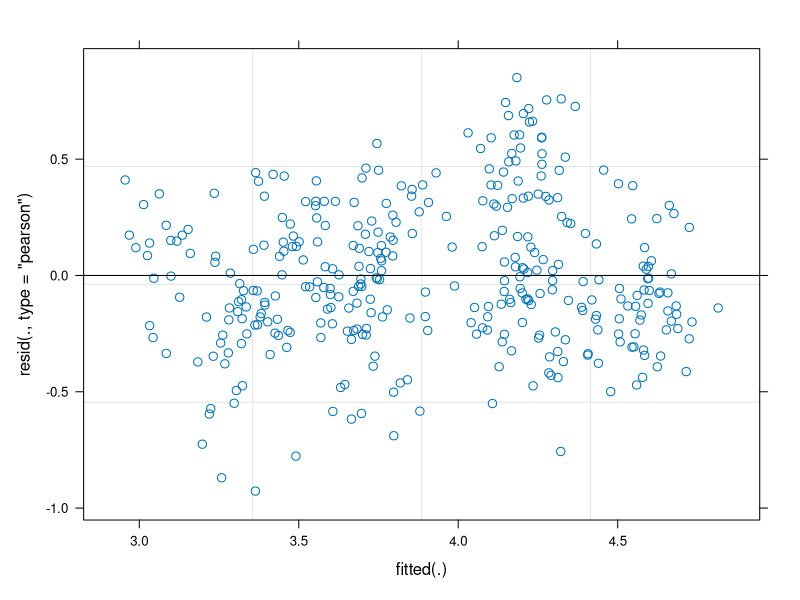
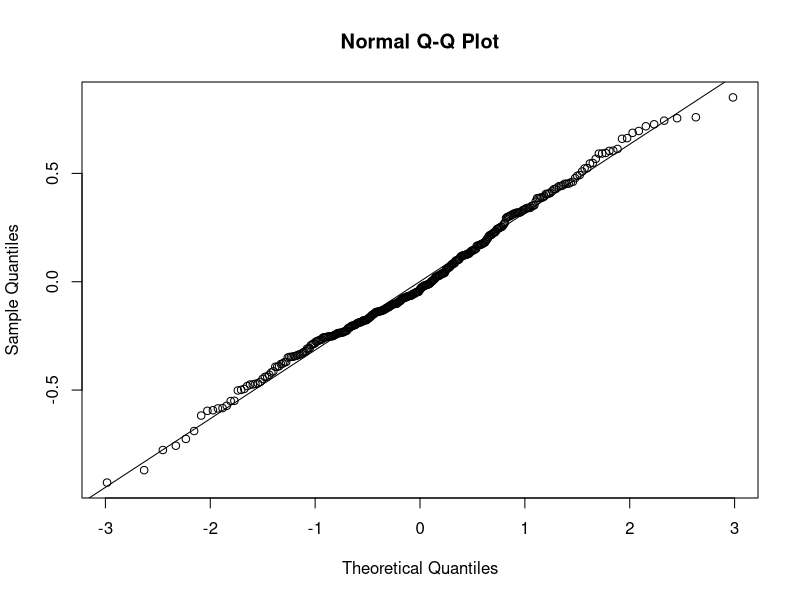
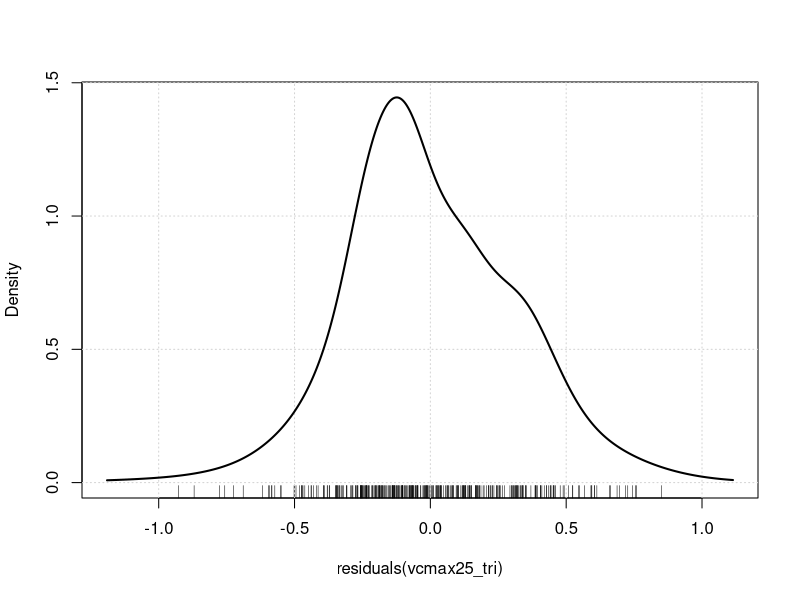
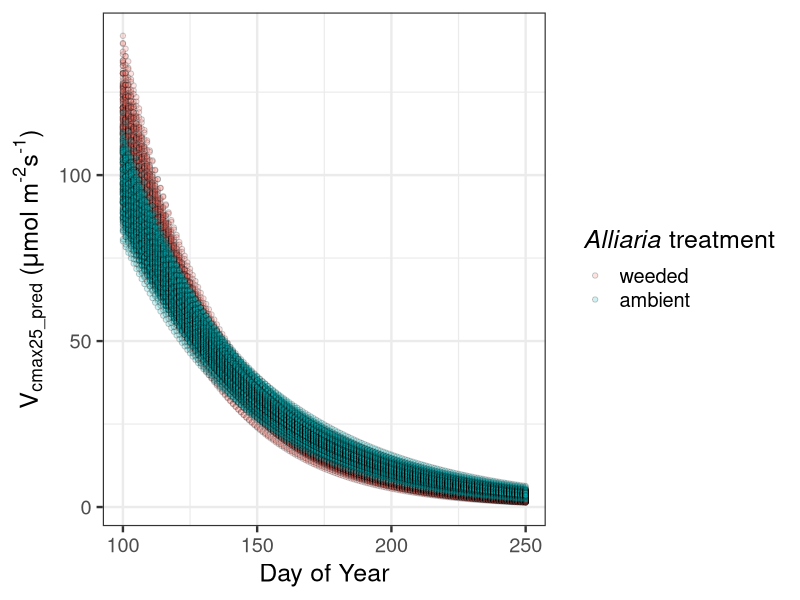
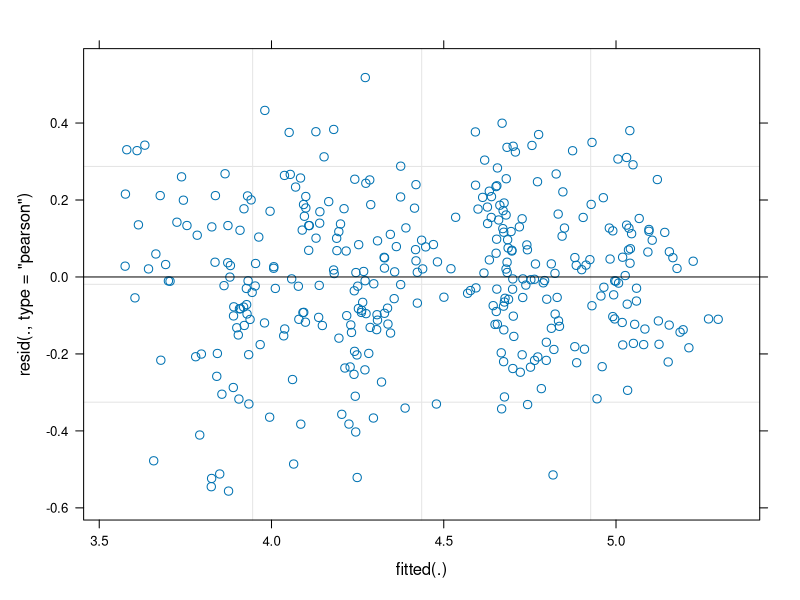
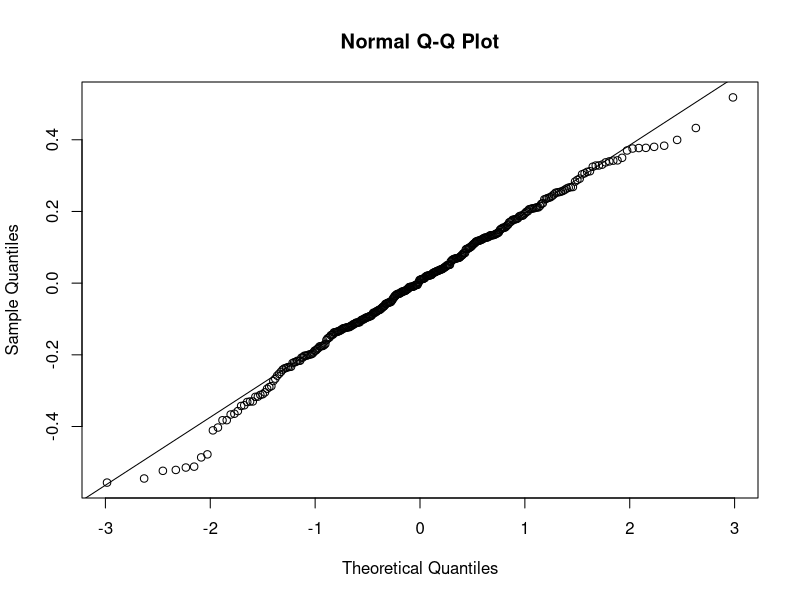
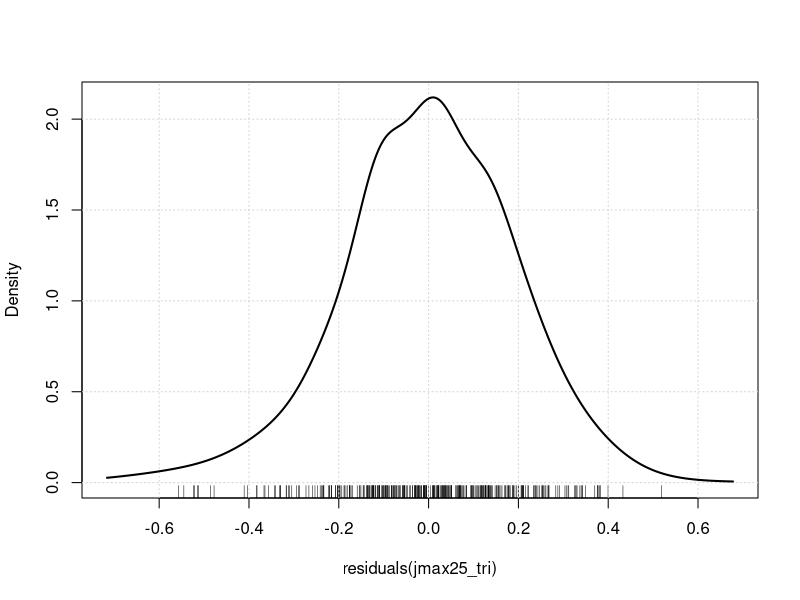
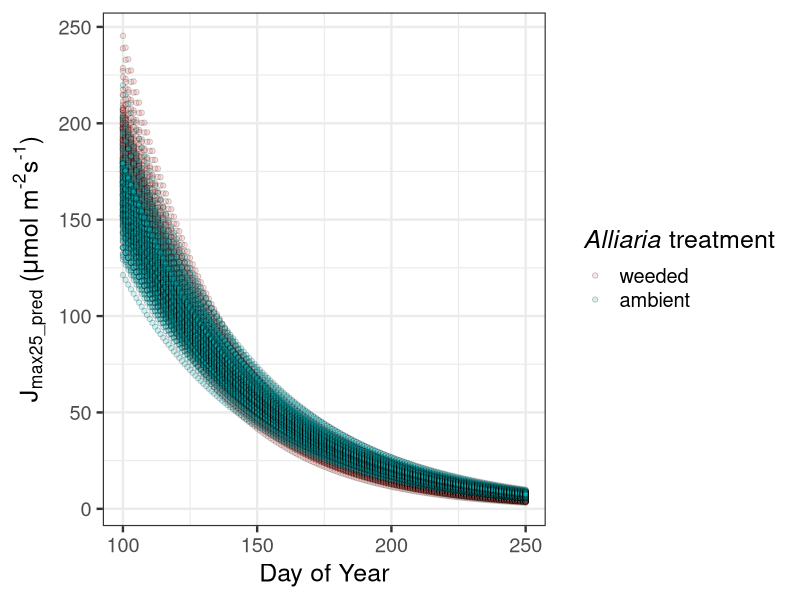

The R source for these figures, in order: (Note: this script raises an error after producing the figures.)
#####################################################################
# Libraries and file read in
#####################################################################
# Libraries
library(tidyverse)
library(lme4)
library(car)
library(ggpubr)

# Read .csv file
photo_traits <- read.csv("../data/TT24_photo_traits.csv") %>% 
  mutate(gm.trt = factor(gm.trt, levels = c( "weeded", "ambient")))

# Define a function for bootstrapping model predictions
predict_function <- function(fit) {
  # Define the new data for prediction
  trt_df <- expand.grid(
    doy = seq(100, 250, by = 1),
    gm.trt = levels(photo_traits$gm.trt)
  )
  
  # Return raw predictions for each bootstrap sample
  predict(fit, newdata = trt_df, re.form = NA)
}

# Make placeholder to merge bootstrapped estimates to
trt_df_placeholder <- expand.grid(
  doy = seq(100, 250, by = 1),
  gm.trt = levels(photo_traits$gm.trt))

# Set seed to maintain reproducible products
set.seed(10)

#####################################################################
# Vcmax25 - Tri (does not account for size... yet)
#####################################################################
photo_traits$vcmax25[c(281, 296, 452)] <- NA

vcmax25_tri <- lmer(log(vcmax25) ~ gm.trt * doy + (1|id) + (1 | plot), 
                    data = subset(photo_traits, spp == "Tri" & ci > 0))

# Check model assumptions
plot(vcmax25_tri)
qqnorm(residuals(vcmax25_tri))
qqline(residuals(vcmax25_tri))
densityPlot(residuals(vcmax25_tri))
shapiro.test(residuals(vcmax25_tri))
outlierTest(vcmax25_tri)

# Bootstrap model predictions to get 1000 Vcmax values per doy for
# each of gm.trt == "ambient" and gm.trt == "weeded"
vcmax25_tri_boot <- bootMer(
  vcmax25_tri,
  predict_function,
  nsim = 150,
  type = "parametric")

# Extract bootstrapped predictions
vcmax25_tri_boot_preds <- vcmax25_tri_boot$t  
# Each column contains bootstrapped values (n = 1000) for each row 
# in `trt_df_placeholder`

# Combine bootstrapped predictions with doy and gm.trt descriptorys
full_vcmax25_tri_boot_data <- data.frame(t(vcmax25_tri_boot_preds)) %>% 
  cbind(trt_df_placeholder) %>%
  dplyr::select(doy, gm.trt, X1:X150) %>%
  mutate(spp = "Tri",
         across(X1:X150, \(x) exp(x))) # Backtransform estimates to response scale
head(full_vcmax25_tri_boot_data)

# Move bootstrap data to long-format for easy load into climate dataset
vcmax25_tri_boot_data_long <- full_vcmax25_tri_boot_data %>%
  pivot_longer(cols = X1:X150, 
               names_to = "boot_iter", 
               values_to = "Vcmax25_est")

# View full bootstrap prediction data sheet for Trillium Vcmax25
head(vcmax25_tri_boot_data_long)

# Quick plot - does this look similar to original plot?
ggplot(data = vcmax25_tri_boot_data_long, 
       aes(x = doy, y = Vcmax25_est, fill = gm.trt)) +
  geom_point(shape = 21, alpha = 0.2) + 
  labs(x = "Day of Year", y = expression("V"["cmax25_pred"]*" ("*mu*"mol m"^"-2"*"s"^"-1"*")"),
       fill = expression(italic("Alliaria")* " treatment")) +
  theme_bw(base_size = 18)
# Yes!

#####################################################################
# Jmax25 - Tri (does not account for size... yet)
#####################################################################
photo_traits$jmax25[c(296, 281, 452)] <- NA

jmax25_tri <- lmer(log(jmax25) ~ gm.trt * doy + (1|id) + (1 | plot), 
                          data = subset(photo_traits, spp == "Tri" & ci > 0))

# Check model assumptions
plot(jmax25_tri)
qqnorm(residuals(jmax25_tri))
qqline(residuals(jmax25_tri))
densityPlot(residuals(jmax25_tri))
shapiro.test(residuals(jmax25_tri))
outlierTest(jmax25_tri)

# Bootstrap model predictions to get 1000 Jmax values per doy for
# each of gm.trt == "ambient" and gm.trt == "weeded"
jmax25_tri_boot <- bootMer(
  jmax25_tri,
  predict_function,
  nsim = 150,
  type = "parametric")

# Extract bootstrapped predictions
jmax25_tri_boot_preds <- jmax25_tri_boot$t  
# Each column contains bootstrapped values (n = 150) for each row 
# in `trt_df_placeholder`

# Combine bootstrapped predictions with doy and gm.trt descriptorys
full_jmax25_tri_boot_data <- data.frame(t(jmax25_tri_boot_preds)) %>% 
  cbind(trt_df_placeholder) %>%
  dplyr::select(doy, gm.trt, X1:X150) %>%
  mutate(spp = "Tri",
         across(X1:X150, \(x) exp(x))) # Backtransform estimates to response scale
head(full_jmax25_tri_boot_data)

# Move bootstrap data to long-format for easy load into climate dataset
jmax25_tri_boot_data_long <- full_jmax25_tri_boot_data %>%
  pivot_longer(cols = X1:X150, 
               names_to = "boot_iter", 
               values_to = "Jmax25_est")

# View full bootstrap prediction data sheet for Trillium Vcmax25
head(jmax25_tri_boot_data_long)

# Quick plot - does this look similar to original plot?
ggplot(data = jmax25_tri_boot_data_long, 
       aes(x = doy, y = Jmax25_est, fill = gm.trt)) +
  geom_point(shape = 21, alpha = 0.2) + 
  labs(x = "Day of Year", y = expression("J"["max25_pred"]*" ("*mu*"mol m"^"-2"*"s"^"-1"*")"),
       fill = expression(italic("Alliaria")* " treatment")) +
  theme_bw(base_size = 18)
# Yes!

#####################################################################
# Ci - Tri (does not account for size... yet)
#####################################################################
ci_tri <- lmer(ci ~ gm.trt * doy + (1|id) + (1 | plot), 
                    data = subset(photo_traits, spp == "Tri" & ci > 0))

# Check model assumptions
plot(ci_tri)
qqnorm(residuals(ci_tri))
qqline(residuals(ci_tri))
densityPlot(residuals(ci_tri))
shapiro.test(residuals(ci_tri))
outlierTest(ci_tri)

# Bootstrap model predictions to get 1000 Vcmax values per doy for
# each of gm.trt == "ambient" and gm.trt == "weeded"
ci_tri_boot <- bootMer(
  ci_tri,
  predict_function,
  nsim = 150,
  type = "parametric"
)

# Extract bootstrapped predictions
ci_tri_boot_preds <- ci_tri_boot$t  
# Each column contains bootstrapped values (n = 1000) for each row 
# in `trt_df_placeholder`

# Combine bootstrapped predictions with doy and gm.trt descriptors
full_ci_tri_boot_data <- data.frame(t(ci_tri_boot_preds)) %>% 
  cbind(trt_df_placeholder) %>%
  dplyr::select(doy, gm.trt, X1:X150) %>%
  mutate(spp = "Tri")
head(full_ci_tri_boot_data)

# Move bootstrap data to long-format for easy load into climate dataset
ci_tri_boot_data_long <- full_ci_tri_boot_data %>%
  pivot_longer(cols = X1:X150, 
               names_to = "boot_iter", 
               values_to = "Ci_est")

# View full bootstrap prediction data sheet for Trillium Vcmax25
head(ci_tri_boot_data_long)

# Quick plot - does this look similar to original plot?
ggplot(data = ci_tri_boot_data_long, 
       aes(x = doy, y = Ci_est, fill = gm.trt)) +
  geom_point(shape = 21, alpha = 0.2) + 
  labs(x = "Day of Year", y = expression("C"["i_pred"]*" ("*mu*"mol mol"^"-1"*")"),
       fill = expression(italic("Alliaria")* " treatment")) +
  theme_bw(base_size = 18)
# Yes!

#####################################################################
# Vcmax25 - Mai (does not account for size... yet)
#####################################################################
photo_traits$vcmax25[c(95, 99, 123)] <- NA

vcmax25_mai <- lmer(log(vcmax25) ~ gm.trt * doy + (1 | id) + (1 | plot), 
                    data = subset(photo_traits, spp == "Mai" & ci > 0))

# Check model assumptions
plot(vcmax25_mai)
qqnorm(residuals(vcmax25_mai))
qqline(residuals(vcmax25_mai))
densityPlot(residuals(vcmax25_mai))
shapiro.test(residuals(vcmax25_mai))
outlierTest(vcmax25_mai)

# Bootstrap model predictions to get 1000 Vcmax values per doy for
# each of gm.trt == "ambient" and gm.trt == "weeded"
vcmax25_mai_boot <- bootMer(
  vcmax25_mai,
  predict_function,
  nsim = 150,
  type = "parametric")

# Extract bootstrapped predictions
vcmax25_mai_boot_preds <- vcmax25_mai_boot$t  
# Each column contains bootstrapped values (n = 1000) for each row 
# in `trt_df_placeholder`

# Combine bootstrapped predictions with doy and gm.trt descriptorys
full_vcmax25_mai_boot_data <- data.frame(t(vcmax25_mai_boot_preds)) %>% 
  cbind(trt_df_placeholder) %>%
  dplyr::select(doy, gm.trt, X1:X150) %>%
  mutate(spp = "Mai",
         across(X1:X150, \(x) exp(x))) # Backtransform estimates to response scale
head(full_vcmax25_mai_boot_data)

# Move bootstrap data to long-format for easy load into climate dataset
vcmax25_mai_boot_data_long <- full_vcmax25_mai_boot_data %>%
  pivot_longer(cols = X1:X150, 
               names_to = "boot_iter", 
               values_to = "Vcmax25_est")

# View full bootstrap prediction data sheet for Trillium Vcmax25
head(vcmax25_mai_boot_data_long)

# Quick plot - does this look similar to original plot?
ggplot(data = vcmax25_mai_boot_data_long, 
       aes(x = doy, y = Vcmax25_est, fill = gm.trt)) +
  geom_point(shape = 21, alpha = 0.2) + 
  labs(x = "Day of Year", y = expression("V"["cmax25_pred"]*" ("*mu*"mol m"^"-2"*"s"^"-1"*")"),
       fill = expression(italic("Alliaria")* " treatment")) +
  theme_bw(base_size = 18)
# Yes!

#####################################################################
# Jmax25 - Mai (does not account for size... yet)
#####################################################################
jmax25_mai <- lmer(log(jmax25) ~ gm.trt * doy + (1|id) + (1 | plot), 
                   data = subset(photo_traits, spp == "Mai" & ci > 0))

# Check model assumptions
plot(jmax25_mai)
qqnorm(residuals(jmax25_mai))
qqline(residuals(jmax25_mai))
densityPlot(residuals(jmax25_mai))
shapiro.test(residuals(jmax25_mai))
outlierTest(jmax25_mai)

# Bootstrap model predictions to get 1000 Jmax values per doy for
# each of gm.trt == "ambient" and gm.trt == "weeded"
jmax25_mai_boot <- bootMer(
  jmax25_mai,
  predict_function,
  nsim = 150,
  type = "parametric")

# Extract bootstrapped predictions
jmax25_mai_boot_preds <- jmax25_mai_boot$t  
# Each column contains bootstrapped values (n = 1000) for each row 
# in `trt_df_placeholder`

# Combine bootstrapped predictions with doy and gm.trt descriptors
full_jmax25_mai_boot_data <- data.frame(t(jmax25_mai_boot_preds)) %>% 
  cbind(trt_df_placeholder) %>%
  dplyr::select(doy, gm.trt, X1:X150) %>%
  mutate(spp = "Mai",
         across(X1:X150, \(x) exp(x))) # Backtransform estimates to response scale
head(full_jmax25_mai_boot_data)

# Move bootstrap data to long-format for easy load into climate dataset
jmax25_mai_boot_data_long <- full_jmax25_mai_boot_data %>%
  pivot_longer(cols = X1:X150, 
               names_to = "boot_iter", 
               values_to = "Jmax25_est")

# View full bootstrap prediction data sheet for Maianthemum Jmax25
head(jmax25_mai_boot_data_long)

# Quick plot - does this look similar to original plot?
ggplot(data = jmax25_mai_boot_data_long, 
       aes(x = doy, y = Jmax25_est, fill = gm.trt)) +
  geom_point(shape = 21, alpha = 0.2) + 
  labs(x = "Day of Year", y = expression("J"["max25_pred"]*" ("*mu*"mol m"^"-2"*"s"^"-1"*")"),
       fill = expression(italic("Alliaria")* " treatment")) +
  theme_bw(base_size = 18)
# Yes!

#####################################################################
# Ci - Mai (does not account for size... yet)
#####################################################################
photo_traits$ci[c(367, 392, 790, 791, 820)] <- NA
photo_traits$ci[c(171, 393, 450, 850)] <- NA

ci_mai <- lmer(ci ~ gm.trt * doy + (1|id) + (1 | plot), 
               data = subset(photo_traits, spp == "Mai" & ci > 0))

# Check model assumptions
plot(ci_mai)
qqnorm(residuals(ci_mai))
qqline(residuals(ci_mai))
densityPlot(residuals(ci_mai))
shapiro.test(residuals(ci_mai))
outlierTest(ci_mai)

# Bootstrap model predictions to get 1000 Vcmax values per doy for
# each of gm.trt == "ambient" and gm.trt == "weeded"
ci_mai_boot <- bootMer(
  ci_mai,
  predict_function,
  nsim = 150,
  type = "parametric")

# Extract bootstrapped predictions
ci_mai_boot_preds <- ci_mai_boot$t  
# Each column contains bootstrapped values (n = 1000) for each row 
# in `trt_df_placeholder`

# Combine bootstrapped predictions with doy and gm.trt descriptors
full_ci_mai_boot_data <- data.frame(t(ci_mai_boot_preds)) %>% 
  cbind(trt_df_placeholder) %>%
  dplyr::select(doy, gm.trt, X1:X150) %>%
  mutate(spp = "Mai")
head(full_ci_mai_boot_data)

# Move bootstrap data to long-format for easy load into climate dataset
ci_mai_boot_data_long <- full_ci_mai_boot_data %>%
  pivot_longer(cols = X1:X150, 
               names_to = "boot_iter", 
               values_to = "Ci_est")

# View full bootstrap prediction data sheet for Trillium Vcmax25
head(ci_mai_boot_data_long)

# Quick plot - does this look similar to original plot?
ggplot(data = ci_mai_boot_data_long, 
       aes(x = doy, y = Ci_est, fill = gm.trt)) +
  geom_point(shape = 21, alpha = 0.2) + 
  labs(x = "Day of Year", y = expression("C"["i_pred"]*" ("*mu*"mol mol"^"-1"*")"),
       fill = expression(italic("Alliaria")* " treatment")) +
  theme_bw(base_size = 18)
# Yes!

#####################################################################
# Merge bootstrapped dataset for each
#####################################################################
tri_boot_model_params <- vcmax25_tri_boot_data_long %>%
  full_join(jmax25_tri_boot_data_long) %>%
  full_join(ci_tri_boot_data_long)

mai_boot_model_params <- vcmax25_mai_boot_data_long %>%
  full_join(jmax25_mai_boot_data_long) %>%
  full_join(ci_mai_boot_data_long)


boot_model_params <- tri_boot_model_params %>%
  full_join(mai_boot_model_params)

write.csv(boot_model_params, 
          "../data/c_budget/TT24_budget_params_without_size.csv",
          row.names = F)



